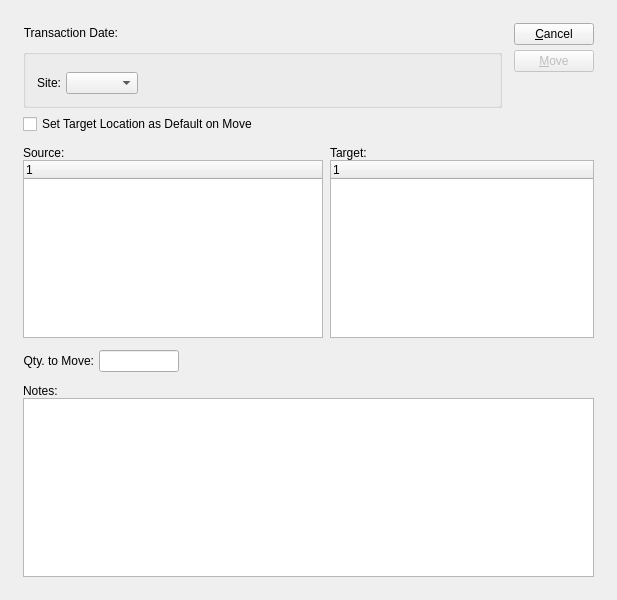
<?xml version="1.0" encoding="UTF-8"?>
<ui version="4.0">
 <comment>This file is part of the xTuple ERP: PostBooks Edition, a free and
open source Enterprise Resource Planning software suite,
Copyright (c) 1999-2019 by OpenMFG LLC, d/b/a xTuple.
It is licensed to you under the Common Public Attribution License
version 1.0, the full text of which (including xTuple-specific Exhibits)
is available at www.xtuple.com/CPAL.  By using this software, you agree
to be bound by its terms.</comment>
 <class>relocateInventory</class>
 <widget class="QDialog" name="relocateInventory">
  <property name="geometry">
   <rect>
    <x>0</x>
    <y>0</y>
    <width>617</width>
    <height>600</height>
   </rect>
  </property>
  <property name="windowTitle">
   <string>Relocate Inventory</string>
  </property>
  <layout class="QGridLayout" name="gridLayout_4">
   <item row="0" column="0">
    <layout class="QGridLayout" name="gridLayout_3">
     <property name="margin">
      <number>12</number>
     </property>
     <property name="spacing">
      <number>12</number>
     </property>
     <item row="0" column="0">
      <layout class="QGridLayout" name="gridLayout_2">
       <item row="0" column="0">
        <layout class="QHBoxLayout">
         <item>
          <widget class="QLabel" name="_transDateLit">
           <property name="text">
            <string>Transaction Date:</string>
           </property>
           <property name="alignment">
            <set>Qt::AlignRight|Qt::AlignTrailing|Qt::AlignVCenter</set>
           </property>
           <property name="buddy">
            <cstring>_transDate</cstring>
           </property>
          </widget>
         </item>
         <item>
          <widget class="DLineEdit" name="_transDate"/>
         </item>
         <item>
          <spacer name="horizontalSpacer">
           <property name="orientation">
            <enum>Qt::Horizontal</enum>
           </property>
           <property name="sizeHint" stdset="0">
            <size>
             <width>40</width>
             <height>20</height>
            </size>
           </property>
          </spacer>
         </item>
        </layout>
       </item>
       <item row="1" column="0">
        <widget class="QGroupBox" name="groupBox">
         <property name="title">
          <string/>
         </property>
         <layout class="QGridLayout" name="gridLayout">
          <item row="0" column="0">
           <widget class="ItemCluster" name="_item">
            <property name="focusPolicy">
             <enum>Qt::StrongFocus</enum>
            </property>
           </widget>
          </item>
          <item row="1" column="0">
           <layout class="QHBoxLayout">
            <property name="spacing">
             <number>0</number>
            </property>
            <item>
             <layout class="QHBoxLayout">
              <property name="spacing">
               <number>5</number>
              </property>
              <item>
               <widget class="QLabel" name="_warehouseLit">
                <property name="text">
                 <string>Site:</string>
                </property>
                <property name="alignment">
                 <set>Qt::AlignRight|Qt::AlignTrailing|Qt::AlignVCenter</set>
                </property>
               </widget>
              </item>
              <item>
               <widget class="WComboBox" name="_warehouse"/>
              </item>
             </layout>
            </item>
            <item>
             <spacer>
              <property name="orientation">
               <enum>Qt::Horizontal</enum>
              </property>
              <property name="sizeType">
               <enum>QSizePolicy::Expanding</enum>
              </property>
              <property name="sizeHint" stdset="0">
               <size>
                <width>20</width>
                <height>0</height>
               </size>
              </property>
             </spacer>
            </item>
           </layout>
          </item>
         </layout>
        </widget>
       </item>
       <item row="3" column="0">
        <widget class="XCheckBox" name="_defaultToTarget">
         <property name="text">
          <string>Set Target Location as Default on Move</string>
         </property>
         <property name="forgetful">
          <bool>true</bool>
         </property>
        </widget>
       </item>
      </layout>
     </item>
     <item row="0" column="1">
      <layout class="QVBoxLayout">
       <property name="spacing">
        <number>0</number>
       </property>
       <item>
        <layout class="QVBoxLayout">
         <property name="spacing">
          <number>5</number>
         </property>
         <item>
          <widget class="QPushButton" name="_close">
           <property name="text">
            <string>&amp;Cancel</string>
           </property>
          </widget>
         </item>
         <item>
          <widget class="QPushButton" name="_move">
           <property name="enabled">
            <bool>false</bool>
           </property>
           <property name="text">
            <string>&amp;Move</string>
           </property>
           <property name="autoDefault">
            <bool>true</bool>
           </property>
           <property name="default">
            <bool>true</bool>
           </property>
          </widget>
         </item>
        </layout>
       </item>
       <item>
        <spacer>
         <property name="orientation">
          <enum>Qt::Vertical</enum>
         </property>
         <property name="sizeType">
          <enum>QSizePolicy::Expanding</enum>
         </property>
         <property name="sizeHint" stdset="0">
          <size>
           <width>20</width>
           <height>20</height>
          </size>
         </property>
        </spacer>
       </item>
      </layout>
     </item>
     <item row="1" column="0" colspan="2">
      <layout class="QHBoxLayout">
       <property name="spacing">
        <number>7</number>
       </property>
       <item>
        <layout class="QVBoxLayout">
         <property name="spacing">
          <number>0</number>
         </property>
         <item>
          <widget class="QLabel" name="_sourceLit">
           <property name="text">
            <string>Source:</string>
           </property>
          </widget>
         </item>
         <item>
          <widget class="XTreeWidget" name="_source">
           <property name="sizePolicy">
            <sizepolicy hsizetype="Expanding" vsizetype="Expanding">
             <horstretch>0</horstretch>
             <verstretch>0</verstretch>
            </sizepolicy>
           </property>
           <property name="minimumSize">
            <size>
             <width>300</width>
             <height>100</height>
            </size>
           </property>
          </widget>
         </item>
        </layout>
       </item>
       <item>
        <layout class="QVBoxLayout">
         <property name="spacing">
          <number>0</number>
         </property>
         <item>
          <widget class="QLabel" name="_targetLit">
           <property name="text">
            <string>Target:</string>
           </property>
          </widget>
         </item>
         <item>
          <widget class="XTreeWidget" name="_target">
           <property name="sizePolicy">
            <sizepolicy hsizetype="Expanding" vsizetype="Expanding">
             <horstretch>0</horstretch>
             <verstretch>0</verstretch>
            </sizepolicy>
           </property>
           <property name="minimumSize">
            <size>
             <width>200</width>
             <height>100</height>
            </size>
           </property>
          </widget>
         </item>
        </layout>
       </item>
      </layout>
     </item>
     <item row="2" column="0">
      <layout class="QHBoxLayout">
       <property name="spacing">
        <number>0</number>
       </property>
       <item>
        <layout class="QHBoxLayout">
         <property name="spacing">
          <number>5</number>
         </property>
         <item>
          <widget class="QLabel" name="_qtyToMoveLit">
           <property name="text">
            <string>Qty. to Move:</string>
           </property>
           <property name="alignment">
            <set>Qt::AlignRight|Qt::AlignTrailing|Qt::AlignVCenter</set>
           </property>
          </widget>
         </item>
         <item>
          <widget class="XLineEdit" name="_qty">
           <property name="sizePolicy">
            <sizepolicy hsizetype="Preferred" vsizetype="Fixed">
             <horstretch>0</horstretch>
             <verstretch>0</verstretch>
            </sizepolicy>
           </property>
           <property name="maximumSize">
            <size>
             <width>80</width>
             <height>32767</height>
            </size>
           </property>
           <property name="alignment">
            <set>Qt::AlignRight</set>
           </property>
          </widget>
         </item>
        </layout>
       </item>
       <item>
        <spacer>
         <property name="orientation">
          <enum>Qt::Horizontal</enum>
         </property>
         <property name="sizeType">
          <enum>QSizePolicy::Expanding</enum>
         </property>
         <property name="sizeHint" stdset="0">
          <size>
           <width>20</width>
           <height>20</height>
          </size>
         </property>
        </spacer>
       </item>
      </layout>
     </item>
     <item row="3" column="0" colspan="2">
      <layout class="QVBoxLayout">
       <property name="spacing">
        <number>0</number>
       </property>
       <item>
        <widget class="QLabel" name="_notesLit">
         <property name="text">
          <string>Notes:</string>
         </property>
        </widget>
       </item>
       <item>
        <widget class="XTextEdit" name="_notes">
         <property name="spellEnable">
          <bool>true</bool>
         </property>
        </widget>
       </item>
      </layout>
     </item>
    </layout>
   </item>
  </layout>
 </widget>
 <layoutdefault spacing="6" margin="11"/>
 <customwidgets>
  <customwidget>
   <class>DLineEdit</class>
   <extends>QWidget</extends>
   <header>datecluster.h</header>
   <container>1</container>
  </customwidget>
  <customwidget>
   <class>ItemCluster</class>
   <extends>QWidget</extends>
   <header>itemcluster.h</header>
   <container>1</container>
  </customwidget>
  <customwidget>
   <class>WComboBox</class>
   <extends>XComboBox</extends>
   <header>wcombobox.h</header>
  </customwidget>
  <customwidget>
   <class>XCheckBox</class>
   <extends>QCheckBox</extends>
   <header>xcheckbox.h</header>
  </customwidget>
  <customwidget>
   <class>XComboBox</class>
   <extends>QComboBox</extends>
   <header>xcombobox.h</header>
  </customwidget>
  <customwidget>
   <class>XLineEdit</class>
   <extends>QLineEdit</extends>
   <header>xlineedit.h</header>
   <container>1</container>
  </customwidget>
  <customwidget>
   <class>XTreeWidget</class>
   <extends>QTreeWidget</extends>
   <header>xtreewidget.h</header>
   <container>1</container>
  </customwidget>
  <customwidget>
   <class>XTextEdit</class>
   <extends>QTextEdit</extends>
   <header>xtextedit.h</header>
  </customwidget>
 </customwidgets>
 <tabstops>
  <tabstop>_warehouse</tabstop>
  <tabstop>_source</tabstop>
  <tabstop>_target</tabstop>
  <tabstop>_qty</tabstop>
  <tabstop>_move</tabstop>
  <tabstop>_close</tabstop>
  <tabstop>_transDate</tabstop>
 </tabstops>
 <includes>
  <include location="global">parameter.h</include>
 </includes>
 <resources/>
 <connections>
  <connection>
   <sender>_item</sender>
   <signal>valid(bool)</signal>
   <receiver>_move</receiver>
   <slot>setEnabled(bool)</slot>
   <hints>
    <hint type="sourcelabel">
     <x>20</x>
     <y>20</y>
    </hint>
    <hint type="destinationlabel">
     <x>20</x>
     <y>20</y>
    </hint>
   </hints>
  </connection>
  <connection>
   <sender>_close</sender>
   <signal>clicked()</signal>
   <receiver>relocateInventory</receiver>
   <slot>reject()</slot>
   <hints>
    <hint type="sourcelabel">
     <x>20</x>
     <y>20</y>
    </hint>
    <hint type="destinationlabel">
     <x>20</x>
     <y>20</y>
    </hint>
   </hints>
  </connection>
  <connection>
   <sender>_item</sender>
   <signal>newId(int)</signal>
   <receiver>_warehouse</receiver>
   <slot>findItemsites(int)</slot>
   <hints>
    <hint type="sourcelabel">
     <x>20</x>
     <y>20</y>
    </hint>
    <hint type="destinationlabel">
     <x>20</x>
     <y>20</y>
    </hint>
   </hints>
  </connection>
  <connection>
   <sender>_item</sender>
   <signal>warehouseIdChanged(int)</signal>
   <receiver>_warehouse</receiver>
   <slot>setId(int)</slot>
   <hints>
    <hint type="sourcelabel">
     <x>20</x>
     <y>20</y>
    </hint>
    <hint type="destinationlabel">
     <x>20</x>
     <y>20</y>
    </hint>
   </hints>
  </connection>
 </connections>
</ui>
